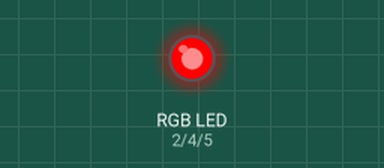
This sketch was run on a simulated Arduino Uno, built with avr-gcc and run on an emulated ATmega328P. Parts: an RGB LED mixed from three pins (HIGH = lit).

Above: at 1.0 s.
At 5.0 s:
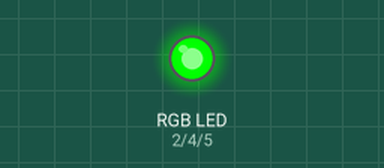
At 9.0 s:
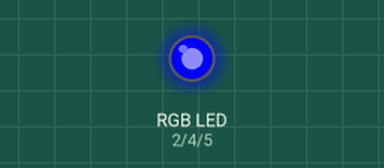
At 13.0 s:
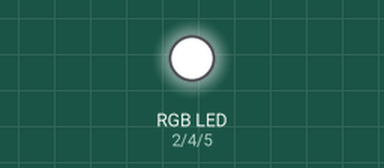
At 17.0 s:
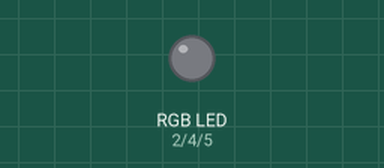
Timing chart, 0 to 18.2 s (numbered marks = the images above):
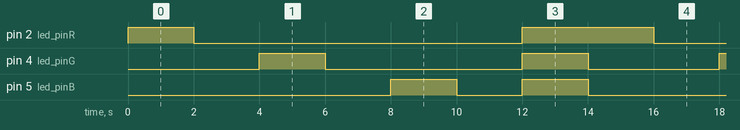

The sketch:

RGB_LED.ino
```cpp
//Declarando variables
const int led_pinR = 2;
const int led_pinG = 4;
const int led_pinB = 5;

void setup() {
  pinMode(led_pinR, OUTPUT);
  pinMode(led_pinG, OUTPUT);
  pinMode(led_pinB, OUTPUT);
}

void loop() {
digitalWrite(led_pinR, HIGH);
delay(2000);
digitalWrite(led_pinR, LOW);
delay(2000);
digitalWrite(led_pinG, HIGH);
delay(2000);
digitalWrite(led_pinG, LOW);
delay(2000);
digitalWrite(led_pinB, HIGH);
delay(2000);
digitalWrite(led_pinB, LOW);
delay(2000);

digitalWrite(led_pinR, HIGH);
digitalWrite(led_pinG, HIGH);
digitalWrite(led_pinB, HIGH);

delay(2000);

digitalWrite(led_pinR, LOW);
digitalWrite(led_pinG, LOW);
digitalWrite(led_pinB, LOW);
}
```

Measured:
- by itself, pin 2 (led_pinR): repeats every 14.0 s: LOW 10.0 s, HIGH 4.0 s
- by itself, pin 4 (led_pinG): repeats every 14.0 s: LOW 6.0 s, HIGH 2.0 s, LOW 4.0 s, HIGH 2.0 s
- by itself, pin 5 (led_pinB): repeats every 14.0 s: LOW 2.0 s, HIGH 2.0 s, LOW 8.0 s, HIGH 2.0 s
